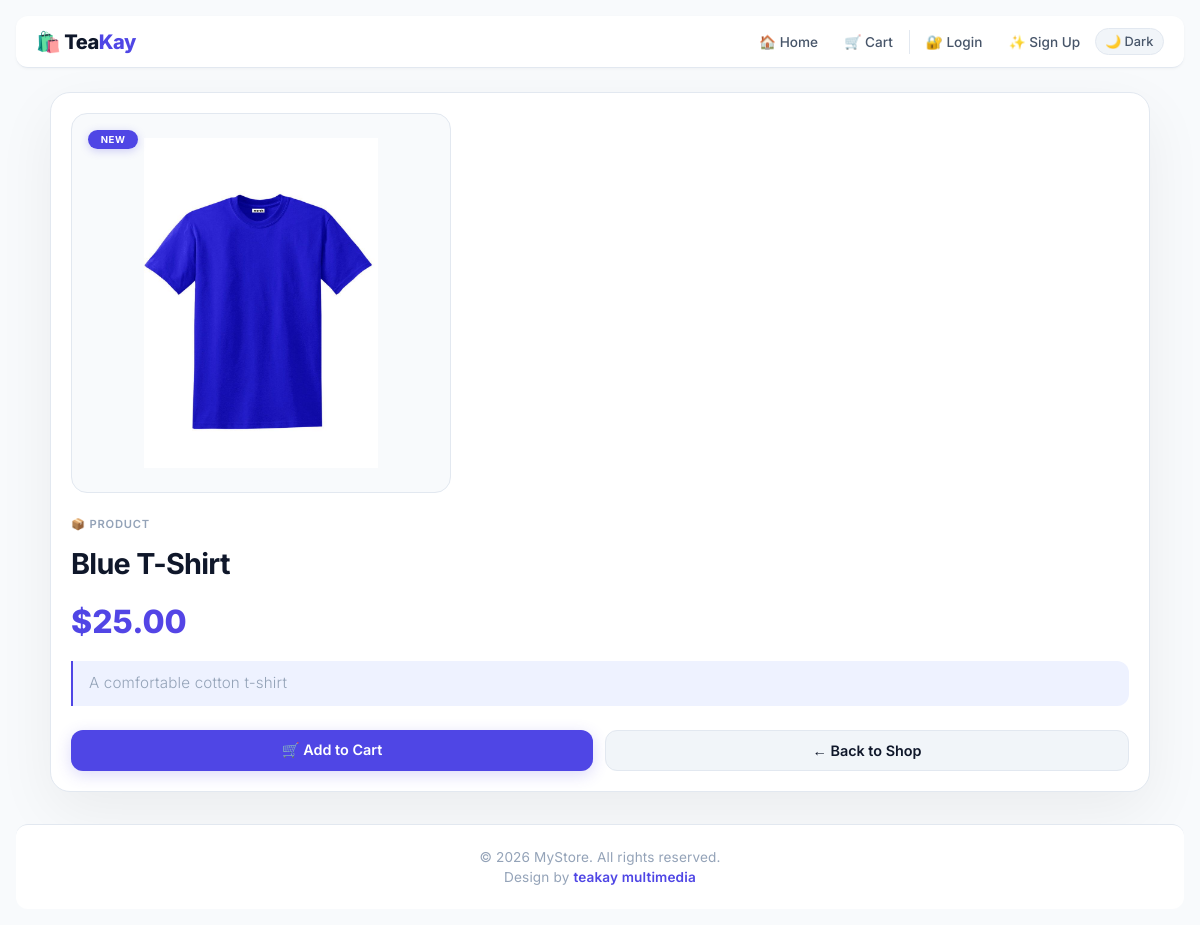
/product/1/, run on the app's committed database.
### store/models.py (models this page shows, shortened)
class Product(models.Model):
    name = models.CharField(max_length=200)
    description = models.TextField()
    price = models.DecimalField(max_digits=10, decimal_places=2)
    image = models.ImageField(upload_to='product_images/', blank=True, null=True)
    created_at = models.DateTimeField(auto_now_add=True)

### store/views.py (the view)
# urls.py: path('product/<int:product_id>/', views.product_detail, name='product_detail'),
def product_detail(request, product_id):
    product = get_object_or_404(Product, id=product_id)
    cart = request.session.get('cart', {})
    cart_count = sum(cart.values())
    return render(request, 'store/product_detail.html', {
        'product': product,
        'cart_count': cart_count,  # Added this
    })

### cart/context_processors.py (called while the page is built)
def cart_count(request):
    cart = request.session.get('cart', {})
    count = sum(cart.values())  # Total quantity of all items
    return {'cart_count': count}

### store/templates/store/product_detail.html (shortened to what this page needs)
{% load static %}
<!DOCTYPE html>
<html lang="en">
  <head>
  </head>
  <body>
    <nav class="navbar">
      <div class="nav-container">
        <a href="{% url 'product_list' %}" class="nav-logo">🛍️ Tea<span>Kay</span></a>
        <div class="nav-links" id="navLinks">
          <a href="{% url 'product_list' %}">🏠 Home</a>
          <a href="{% url 'cart_summary' %}" class="cart-wrapper">
            🛒 Cart
          </a>
          {% if user.is_authenticated %}
            <a href="{% url 'logout' %}">🚪 Logout</a>
            <span class="username">👤 {{ user.username }}</span>
          {% else %}
            <a href="{% url 'login' %}">🔐 Login</a>
            <a href="{% url 'signup' %}">✨ Sign Up</a>
          {% endif %}
          <button class="theme-toggle" id="themeToggle" aria-label="Toggle dark mode">
            🌙 Dark
          </button>
        </div>
      </div>
    </nav>
    <div class="detail-container">
      <div class="product-detail">
        <div class="product-image-wrap">
          {% if product.image %}
            <img src="{{ product.image.url }}" alt="{{ product.name }}" />
          {% else %}
            <img
              src="https://images.unsplash.com/photo-1523275335684-37898b6baf30?w=500&h=500&fit=crop"
              alt="Product"
            />
          {% endif %}
          <span class="product-badge">New</span>
        </div>
        <div class="detail-info">
          <span class="product-category">📦 Product</span>
          <h1>{{ product.name }}</h1>
          <p class="detail-price">${{ product.price }}</p>
          <p class="detail-description">{{ product.description }}</p>
          <div class="detail-actions">
            <a href="{% url 'cart_add' product.id %}" class="btn btn-primary">
              🛒 Add to Cart
            </a>
            <a href="{% url 'product_list' %}" class="btn btn-secondary">
              ← Back to Shop
            </a>
          </div>
        </div>
      </div>
    </div>
    <footer class="footer">
      <p>&copy; 2026 MyStore. All rights reserved.</p>
      <p>Design by <span>teakay multimedia</span></p>
    </footer>
  </body>
</html>

### data on the page
Product: image (picture), name "Blue T-Shirt", price "25.00", description "A comfortable cotton t-shirt"
